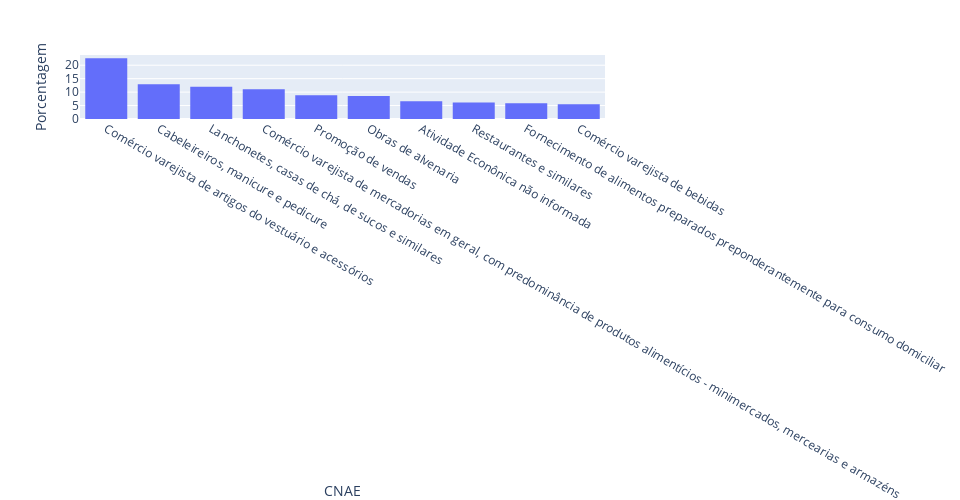

Here is the notebook cell this chart was saved with:
### Code cell
fig = px.histogram(df_cnaes,
             x = "CNAE", 
             y='count',
             height = 500, width = 960,
             histnorm = 'percent')
fig.update_xaxes(title = "CNAE")
fig.update_yaxes(title = "Porcentagem")
fig.show()
py.plot(fig, filename = 'Count cnae pnt', auto_open=True)

### Figure 1 — Plotly figure (JSON) as saved in the notebook; plotly's stock layout.template omitted (floating-point values rounded to 4 significant figures)
{"data": [{"alignmentgroup": "True", "bingroup": "x", "histfunc": "sum", "histnorm": "percent", "hovertemplate": "CNAE=%{x}<br>percent of sum of count=%{y}<extra></extra>", "legendgroup": "", "marker": {"color": "#636efa", "pattern": {"shape": ""}}, "name": "", "offsetgroup": "", "orientation": "v", "showlegend": false, "type": "histogram", "x": ["Comércio varejista de artigos do vestuário e acessórios", "Cabeleireiros, manicure e pedicure", "Lanchonetes, casas de chá, de sucos e similares", "Comércio varejista de mercadorias em geral, com predominância de produtos alimentícios - minimercados, mercearias e armazéns", "Promoção de vendas", "Obras de alvenaria", "Atividade Econônica não informada", "Restaurantes e similares", "Fornecimento de alimentos preparados preponderantemente para consumo domiciliar", "Comércio varejista de bebidas"], "xaxis": "x", "y": [2561264, 1458971, 1363434, 1258041, 1004746, 965298, 742520, 690667, 664076, 619656], "yaxis": "y"}], "layout": {"barmode": "relative", "height": 500, "legend": {"tracegroupgap": 0}, "margin": {"t": 60}, "width": 960, "xaxis": {"anchor": "y", "autorange": true, "domain": [0, 1], "range": [-0.5, 9.5], "title": {"text": "CNAE"}, "type": "category"}, "yaxis": {"anchor": "x", "autorange": true, "domain": [0, 1], "range": [0, 23.8], "title": {"text": "Porcentagem"}, "type": "linear"}}}
